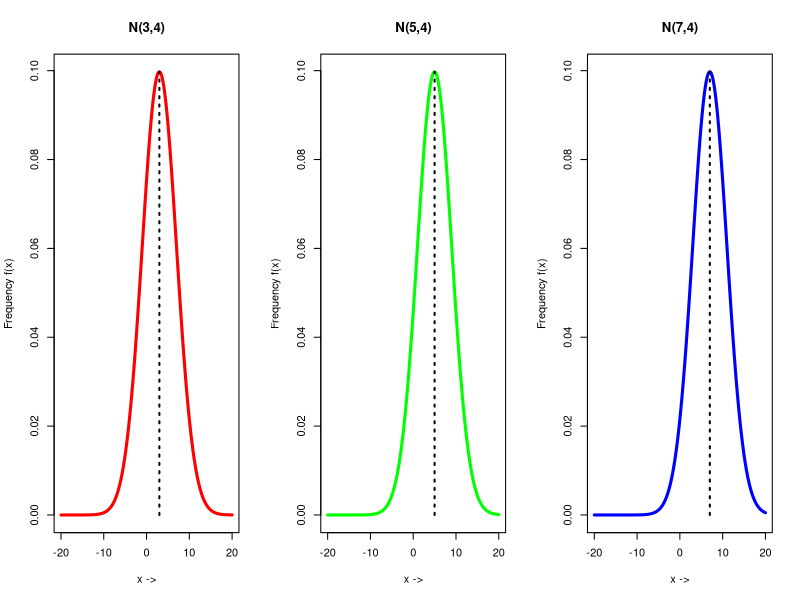
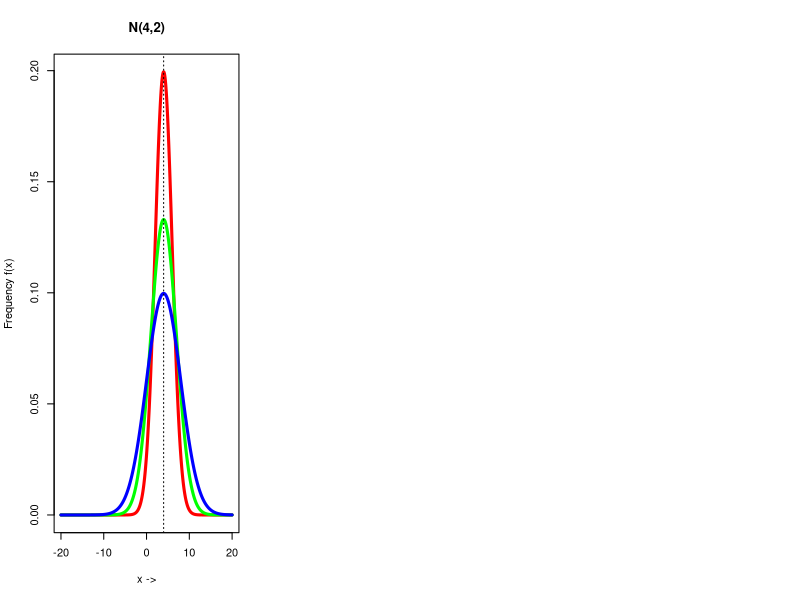
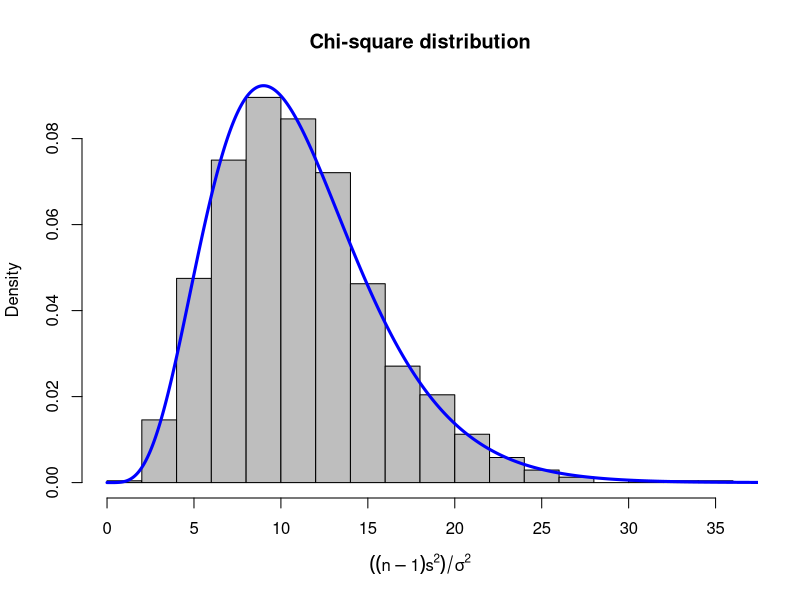
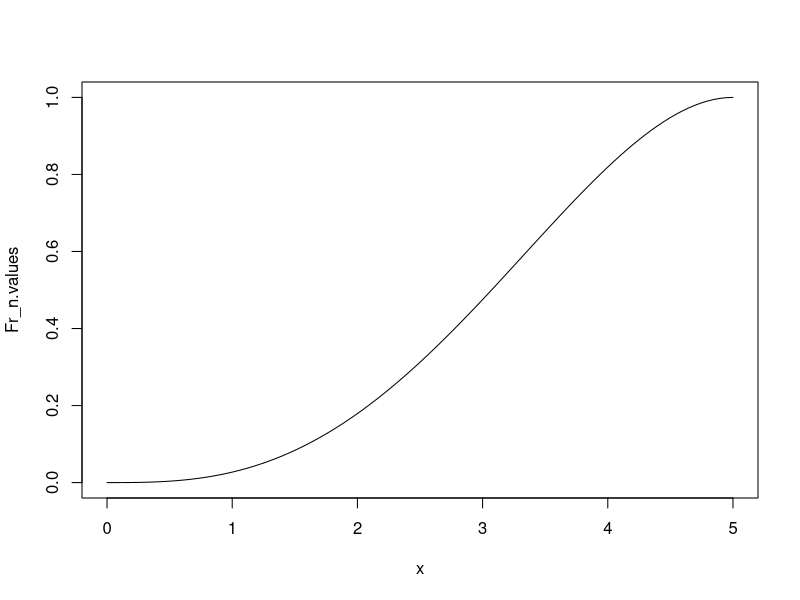
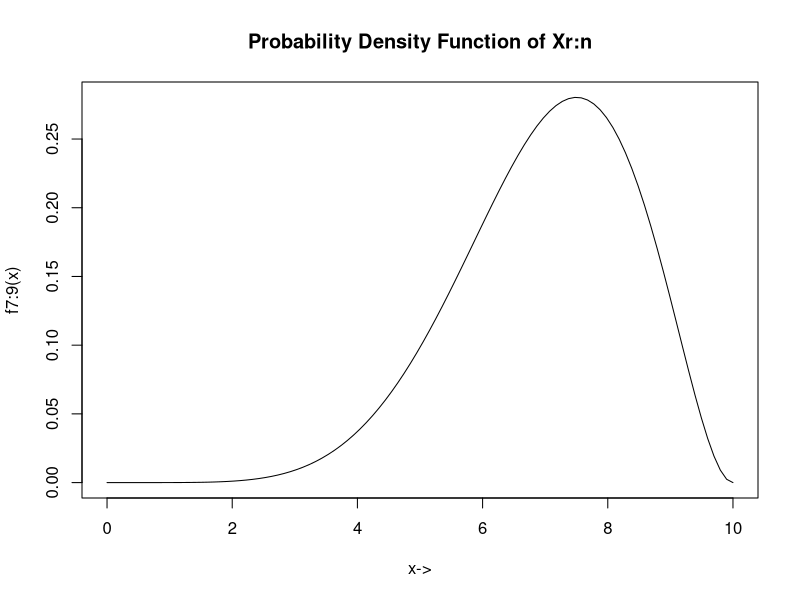

Write R code to recreate these figures, in order.
## ---- chunk 1
set.seed(2111)
par(mfrow = c(1, 3))
mu <- c(3, 5, 7)
sigma.2 <- c(16, 16, 16)
sigma <- sqrt(sigma.2)
colors <- c("red", "green", "blue")
labels <- paste0("N(", mu, ",", sigma, ")")
x <- seq(-20, 20, 0.01)

for(i in 1:length(mu)) {
  fx <- dnorm(x, mean = mu[i], sd = sigma[i])
  plot(x, fx, type="l", col = colors[i], lwd=3,
      main = labels[i], xlab = "x ->", 
      ylab = "Frequency f(x)")
  
  segments(x0 = mu[i], y0 = 0, x1 = mu[i], y1 = max(fx), lwd = 2, lty=3)
}
## ---- chunk 2
set.seed(2112)
mu <- c(4, 4, 4)
sigma.2 <- c(4, 9, 16)
sigma <- sqrt(sigma.2)
colors <- c("red", "green", "blue")
labels <- paste0("N(", mu, ",", sigma, ")")
x <- seq(-20, 20, 0.01)

for(i in 1:length(mu)) {
  fx <- dnorm(x, mean = mu[i], sd = sigma[i])
  if(i == 1) {
    plot(x, fx, type="l", col = colors[i], lwd=3,
        main = labels[i], xlab = "x ->", 
        ylab = "Frequency f(x)")
  } else {
    lines(x, fx, lwd=3, col=colors[i])
  }
}
abline(v=mu[1], lty=3) 

## ---- chunk 3
par(mfrow=c(1, 1))
n = 12
mu = 4
sigma.2 = 9
sigma = sqrt(sigma.2)
it = 1200

xvar = array()
for(i in 1:it) {
  x = rnorm(n, mu, sigma)
  xvar[i] = var(x)  
}
# xvar -> list of variances

x = ((n-1)*xvar)/sigma.2
hist(x, breaks = 15, freq = F, col = "gray", xlab = expression(((n-1)*s^2)/sigma^2), main="Chi-square distribution")

x.2 = seq(0,120, 0.01)
chisq.pdf = dchisq(x.2, df=n-1)
lines(x.2, chisq.pdf, col="blue", lwd=3)
## ---- chunk 4
# Uniform Distribution
# pdf_uniform = dunif(x, min=0, max=5)
# cdf_uniform = punif(x, min=0, max=5)

# PDF of uniform (User Defined Function)
pdf.uniform <- function(x, min, max) {
  ifelse(x < min | x > max, 0, 1/(max - min))
}


# CDF of uniform (User Defined Function)
cdf.uniform <- function(x, min, max) {
  ifelse(x < min, 0,
         ifelse(x > max, 1,
                x/(max-min)))
}

# CDF of rth order statistics Fr:n 
cdf.order.uniform.eqn <- function(x, r, n) {
  sum_eqn = ""
  
  for(j in r:n) {
    term = paste0(n,"C", j, "[F(x)]^", j, "[1-F(x)]^(", n, "-", j, ")")
    if(j < n) 
      sum_eqn = paste0(sum_eqn, term, "+")
    else 
      sum_eqn = paste0(sum_eqn, term)
  }
  
  return(sum_eqn)
}

# CDF value
cdf.order.uniform.value <- function(x, r, n, min, max) {
  cdf_x = cdf.uniform(x, min, max)
  sum_value = 0
  
  for(j in r:n) {
    sum_value = sum_value + choose(n, j)*(cdf_x^j)*(1-cdf_x)^(n-j)
  }
  return(sum_value)
}

# Results

r <- 3
n <- 4
x <- seq(0, 5, length.out=100)

Fr_n.eqn <- cdf.order.uniform.eqn(x, r, n)
Fr_n.values <- cdf.order.uniform.value(x, r, n, min=0, max=5)

cat("The distribution function F", r, ":", n, "(x) is given by :\n", Fr_n.eqn)


plot(x, Fr_n.values, type="l")


# P(x_3:4 > 2)
x_threshold <- 2
p_x3_gt_x <- 1 - cdf.order.uniform.value(x_threshold, 3, 4, min=0, max=5)
p_x3_gt_x
## ---- chunk 5
pdf_uniform = dunif(x, min=0, max=10)
cdf_uniform = punif(x, min=0, max=10)


## ---- chunk 6

# kth moment of rth order statistic  = (3!*(k+r-1)!) / ((r-1)! * (k+3)!)
rm_uniform_order <- function(k, r) {
  (factorial(3)*factorial(k+r-1)) / (factorial(r-1)*factorial(k+3))
}

mean_X_1.3 = rm_uniform_order(k = 1, r = 1)
 var_X_1.3 = rm_uniform_order(k = 2, r = 1) - mean_X_1.3^2
mean_X_3.3 = rm_uniform_order(k = 1, r = 3)
 var_X_3.3 = rm_uniform_order(k = 2, r = 3) - mean_X_3.3^2
 
mean_X_1.3
var_X_1.3

mean_X_3.3
var_X_3.3
## ---- chunk 7
# kth moment of rth roder statistic when sample size is n
# PI_i=1^k ((r+i) / (n+i))
rm_uniform_order_n <- function(n, r, k) {
  mult = 1
  for(i in 1:k) {
    term = (r+i-1) / (n+i)
    mult = mult * term
  }
  return(mult)
}
mean_X_1.3 = rm_uniform_order_n(n = 3, r = 1, k = 1)
 var_X_1.3 = rm_uniform_order_n(n = 3, r = 1, k = 2) - mean_X_1.3^2
mean_X_3.3 = rm_uniform_order_n(n = 3, r = 3, k = 1)
 var_X_3.3 = rm_uniform_order_n(n = 3, r = 3, k = 2) - mean_X_3.3^2
 
mean_X_1.3
var_X_1.3

mean_X_3.3
var_X_3.3
## ---- chunk 8
# cdf 
cdf_uniform <- function (x, a, b) {
    ifelse(x < a, 0, ifelse(x > b, 1, (x - a) / (b - a)))
}

# fr:n
fr_n <- function (x, r, n, a, b) {
    cdf_x <- cdf_uniform(x, a, b)
    pdf_x <- 1 / (b - a)

    numerator <- factorial(n) / (factorial(r-1)*factorial(n-r))
    prob_dist <- numerator * cdf_x^(r-1) * (1 - cdf_x)^(n-r)*pdf_x
    prob_dist
}


a <- 0
b <- 10
n <- 9
r <- 7

x_values <- seq(a, b, length.out=100)

fr_n_values <- sapply(x_values, fr_n, r=r, n=n, a=a, b=b)

plot(x_values, fr_n_values, type="l", ylim=c(0, max(fr_n_values)), xlab="x->", ylab=paste0("f", r, ":", n, "(x)"), main=paste0("Probability Density Function of Xr:n"))

# int 2 to 10
p_x7_gt_2 <- integrate(fr_n, 2, b, r=r, n=n, a=a, b=b)$value
cat("P(X_{(7)} > 2):", p_x7_gt_2, "\n")

moment_k <- function(k, r, n, a, b) {
    integrand <- function(x) x^k * fr_n(x, r, n, a, b)
    moment <- integrate(integrand, a, b)$value
    moment
}

mean_x7 <- moment_k(1, r, n, a, b)
var_x7 <- moment_k(2, r, n, a, b) - mean_x7^2


cat("Mean of X_{(7)}:", mean_x7, "\n")
cat("Variance of X_{(7)}:", var_x7, "\n")

